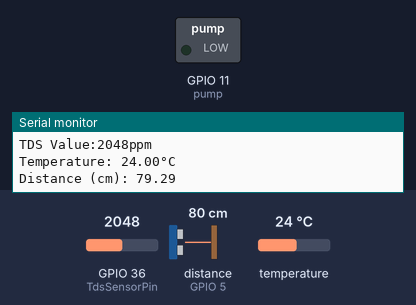
Recording of a sketch running on a simulated ESP32. Parts: switched loads named in the sketch (green lamp = pin HIGH), the last lines printed to the serial monitor. Wiring (inferred from the names in the program): ultrasonic range finder: trigger GPIO 19; echo GPIO 5. Inputs (shaded band) come from the test bench; at power-on: GPIO 36 (TdsSensorPin) = 2048, distance to the obstacle (sensor on GPIO 5) 80 cm, temperature 24 °C. The echo pulse lasts 58.3 µs per cm; pins used as bus, display or sensor lines are not drawn.

Above: at 3.3 s.
3.4 s: GPIO 36 (TdsSensorPin) set to 104
5.9 s: GPIO 36 (TdsSensorPin) set to 95
At 6.4 s:
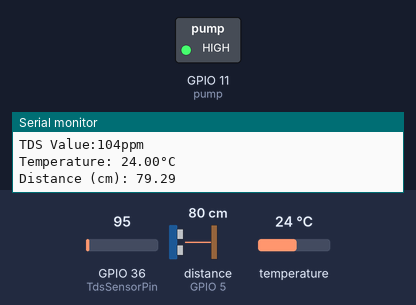
8.4 s: GPIO 36 (TdsSensorPin) set to 10
At 14.0 s:
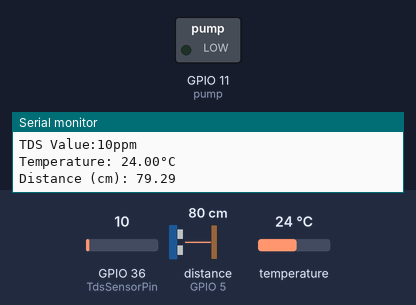
14.1 s: GPIO 36 (TdsSensorPin) set to 90
At 16.3 s:
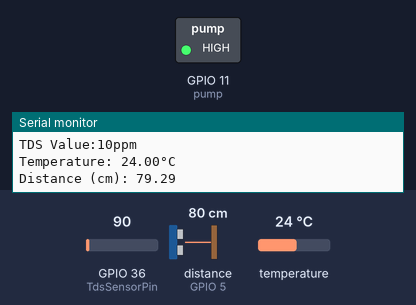
Timing chart, 0 to 17.8 s (numbered marks = the images above; inputs shaded):
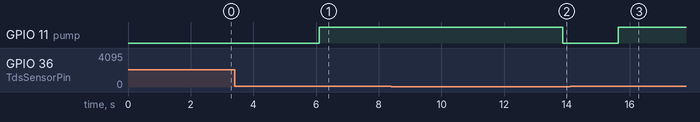

Measured:
- the behaviour switches between 100 and 99 on GPIO 36 (TdsSensorPin) (found by bisection; images 0 and 1)
- after the input at 5.9 s, GPIO 11 (pump): LOW → HIGH after 0.19 s
- after the input at 8.4 s, GPIO 11 (pump): HIGH → LOW after 5.5 s
- after the input at 14.1 s, GPIO 11 (pump): LOW → HIGH after 1.5 s

The sketch:

HydroponicsCodeFinalWithCloud_v2_control.ino
```cpp
#include <OneWire.h>
#include <DallasTemperature.h>
#define SENSOR_PIN  4
OneWire oneWire(SENSOR_PIN);
DallasTemperature DS18B20(&oneWire);
float tempC;

const int pump=11;
////////////////////////////////////////////////TDS/////////////////////////
int TdsSensorPin= 36;
int tdsValue;
/*
#define VREF 3.3              // analog reference voltage(Volt) of the ADC
#define SCOUNT  30            // sum of sample point

int analogBuffer[SCOUNT];     // store the analog value in the array, read from ADC
int analogBufferTemp[SCOUNT];
int analogBufferIndex = 0;
int copyIndex = 0;

float averageVoltage = 0;

float temperature = 25;       // current temperature for compensation

// median filtering algorithm
int getMedianNum(int bArray[], int iFilterLen){
  int bTab[iFilterLen];
  for (byte i = 0; i<iFilterLen; i++)
  bTab[i] = bArray[i];
  int i, j, bTemp;
  for (j = 0; j < iFilterLen - 1; j++) {
    for (i = 0; i < iFilterLen - j - 1; i++) {
      if (bTab[i] > bTab[i + 1]) {
        bTemp = bTab[i];
        bTab[i] = bTab[i + 1];
        bTab[i + 1] = bTemp;
      }
    }
  }
  if ((iFilterLen & 1) > 0){
    bTemp = bTab[(iFilterLen - 1) / 2];
  }
  else {
    bTemp = (bTab[iFilterLen / 2] + bTab[iFilterLen / 2 - 1]) / 2;
  }
  return bTemp;
}
*/
///////////////////////////////////////TDS////////////////////////////


///////////////////////////////////////////////////////////////////////
#include <WiFi.h>
#include "ThingSpeak.h"

const char* ssid = "OnePlus1";   // your network SSID (name)
const char* password = "anupsharma";   // your network password

WiFiClient  client;

unsigned long myChannelNumber = 1768464;
const char * myWriteAPIKey = "P4DO6MOC2ZHPNEIE";

// Timer variables
unsigned long lastTime = 0;
unsigned long timerDelay = 30000;

//////////////////////////////////////////////////////////////////////
const int trigPin = 19;
const int echoPin = 5;
#define SOUND_SPEED 0.034
long duration;
float distanceCm;

void setup() {
  Serial.begin(115200);
  DS18B20.begin();
//  Serial.begin(115200);
  pinMode(TdsSensorPin, INPUT);
  pinMode(trigPin, OUTPUT);
  pinMode(echoPin, INPUT);
  pinMode(pump, OUTPUT);
//  WiFi.mode(WIFI_STA);

  ThingSpeak.begin(client);

}

void loop() {
  DS18B20.requestTemperatures();
  tempC = DS18B20.getTempCByIndex(0);
tdsValue=analogRead(TdsSensorPin);
//delay(100);
//Serial.print(TdsSensorPin);
  /*
  static unsigned long analogSampleTimepoint = millis();
  if(millis()-analogSampleTimepoint > 40U){     //every 40 milliseconds,read the analog value from the ADC
    analogSampleTimepoint = millis();
    analogBuffer[analogBufferIndex] = analogRead(TdsSensorPin);    //read the analog value and store into the buffer
    analogBufferIndex++;
    if(analogBufferIndex == SCOUNT){
      analogBufferIndex = 0;
    }
  }
  static unsigned long printTimepoint = millis();
  if(millis()-printTimepoint > 800U){
    printTimepoint = millis();
    for(copyIndex=0; copyIndex<SCOUNT; copyIndex++){
      analogBufferTemp[copyIndex] = analogBuffer[copyIndex];

      // read the analog value more stable by the median filtering algorithm, and convert to voltage value
      averageVoltage = getMedianNum(analogBufferTemp,SCOUNT) * (float)VREF / 4096.0;

      //temperature compensation formula: fFinalResult(25^C) = fFinalResult(current)/(1.0+0.02*(fTP-25.0));
      float compensationCoefficient = 1.0+0.02*(temperature-25.0);
      //temperature compensation
      float compensationVoltage=averageVoltage/compensationCoefficient;

      //convert voltage value to tds value
      tdsValue=(133.42*compensationVoltage*compensationVoltage*compensationVoltage - 255.86*compensationVoltage*compensationVoltage + 857.39*compensationVoltage)*0.5;
*/
 ///////////////////////////////////////////////////////////////////////////////////////////

  digitalWrite(trigPin, LOW);
  delayMicroseconds(2);
  digitalWrite(trigPin, HIGH);
  delayMicroseconds(10);
  digitalWrite(trigPin, LOW);
  duration = pulseIn(echoPin, HIGH);
  distanceCm = duration * SOUND_SPEED/2;
      //Serial.print("voltage:");
      //Serial.print(averageVoltage,2);
      //Serial.print("V   ");
///////////////////////////////////////////////////////////////////////

if ((millis() - lastTime) > timerDelay) {

    // Connect or reconnect to WiFi
    if(WiFi.status() != WL_CONNECTED){
      Serial.print("Attempting to connect");
      while(WiFi.status() != WL_CONNECTED){
        WiFi.begin(ssid, password);
        delay(5000);
      }
      Serial.println("\nConnected.");
    }

     // set the fields with the values
    ThingSpeak.setField(1, tdsValue);
    ThingSpeak.setField(2, tempC);
    ThingSpeak.setField(3, distanceCm);

    // Write to ThingSpeak. There are up to 8 fields in a channel, allowing you to store up to 8 different
    // pieces of information in a channel.  Here, we write to field 1.
    int x = ThingSpeak.writeFields(myChannelNumber, myWriteAPIKey);

    if(x == 200){
      Serial.println("Channel update successful.");
    }
    else{
      Serial.println("Problem updating channel. HTTP error code " + String(x));
    }
    lastTime = millis();
  }
////////////////////////////////////////////////////////////////////////

if (tdsValue>50 && tdsValue<100 && distanceCm>15){
  digitalWrite(pump, HIGH);
  delay(6000);
  }
else{
  digitalWrite(pump, LOW);
  }

////////////////////////////////////////////////////////////////////////
  Serial.print("TDS Value:");
  Serial.print(tdsValue);
  Serial.println("ppm");
  Serial.print("Temperature: ");
  Serial.print(tempC);
  Serial.println("°C");
  Serial.print("Distance (cm): ");
  Serial.println(distanceCm);
    delay(1000);


}
```
